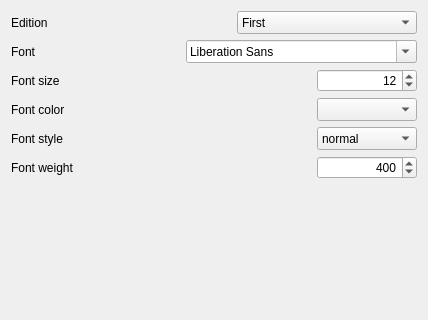
<?xml version="1.0" encoding="UTF-8"?>
<ui version="4.0">
 <class>ConfigWindow</class>
 <widget class="QWidget" name="ConfigWindow">
  <property name="geometry">
   <rect>
    <x>0</x>
    <y>0</y>
    <width>428</width>
    <height>320</height>
   </rect>
  </property>
  <property name="windowTitle">
   <string notr="true">Configuration Window</string>
  </property>
  <layout class="QVBoxLayout" name="verticalLayout">
   <item>
    <layout class="QHBoxLayout" name="layout_edition">
     <item>
      <widget class="QLabel" name="label_edition">
       <property name="minimumSize">
        <size>
         <width>80</width>
         <height>23</height>
        </size>
       </property>
       <property name="text">
        <string>Edition</string>
       </property>
      </widget>
     </item>
     <item>
      <spacer name="horizontalSpacer_6">
       <property name="orientation">
        <enum>Qt::Horizontal</enum>
       </property>
       <property name="sizeHint" stdset="0">
        <size>
         <width>40</width>
         <height>20</height>
        </size>
       </property>
      </spacer>
     </item>
     <item>
      <widget class="QComboBox" name="comboBox_edition">
       <property name="sizePolicy">
        <sizepolicy hsizetype="Expanding" vsizetype="Fixed">
         <horstretch>0</horstretch>
         <verstretch>0</verstretch>
        </sizepolicy>
       </property>
       <property name="minimumSize">
        <size>
         <width>180</width>
         <height>23</height>
        </size>
       </property>
       <item>
        <property name="text">
         <string>First</string>
        </property>
       </item>
       <item>
        <property name="text">
         <string>Second</string>
        </property>
       </item>
       <item>
        <property name="text">
         <string>Third</string>
        </property>
       </item>
       <item>
        <property name="text">
         <string>Fouth</string>
        </property>
       </item>
      </widget>
     </item>
    </layout>
   </item>
   <item>
    <layout class="QHBoxLayout" name="layout_font">
     <item>
      <widget class="QLabel" name="label_font">
       <property name="minimumSize">
        <size>
         <width>80</width>
         <height>23</height>
        </size>
       </property>
       <property name="text">
        <string>Font</string>
       </property>
      </widget>
     </item>
     <item>
      <spacer name="horizontalSpacer">
       <property name="orientation">
        <enum>Qt::Horizontal</enum>
       </property>
       <property name="sizeHint" stdset="0">
        <size>
         <width>40</width>
         <height>20</height>
        </size>
       </property>
      </spacer>
     </item>
     <item>
      <widget class="QFontComboBox" name="fontComboBox_font">
       <property name="sizePolicy">
        <sizepolicy hsizetype="Expanding" vsizetype="Fixed">
         <horstretch>0</horstretch>
         <verstretch>0</verstretch>
        </sizepolicy>
       </property>
       <property name="minimumSize">
        <size>
         <width>180</width>
         <height>23</height>
        </size>
       </property>
      </widget>
     </item>
    </layout>
   </item>
   <item>
    <layout class="QHBoxLayout" name="layout_fontSize">
     <item>
      <widget class="QLabel" name="label_fontSize">
       <property name="minimumSize">
        <size>
         <width>80</width>
         <height>23</height>
        </size>
       </property>
       <property name="text">
        <string>Font size</string>
       </property>
      </widget>
     </item>
     <item>
      <spacer name="horizontalSpacer_2">
       <property name="orientation">
        <enum>Qt::Horizontal</enum>
       </property>
       <property name="sizeHint" stdset="0">
        <size>
         <width>40</width>
         <height>20</height>
        </size>
       </property>
      </spacer>
     </item>
     <item>
      <widget class="QSpinBox" name="spinBox_fontSize">
       <property name="sizePolicy">
        <sizepolicy hsizetype="Preferred" vsizetype="Fixed">
         <horstretch>0</horstretch>
         <verstretch>0</verstretch>
        </sizepolicy>
       </property>
       <property name="minimumSize">
        <size>
         <width>100</width>
         <height>23</height>
        </size>
       </property>
       <property name="alignment">
        <set>Qt::AlignRight|Qt::AlignTrailing|Qt::AlignVCenter</set>
       </property>
       <property name="minimum">
        <number>7</number>
       </property>
       <property name="maximum">
        <number>48</number>
       </property>
       <property name="value">
        <number>12</number>
       </property>
      </widget>
     </item>
    </layout>
   </item>
   <item>
    <layout class="QHBoxLayout" name="layout_fontColor">
     <item>
      <widget class="QLabel" name="label_fontColor">
       <property name="minimumSize">
        <size>
         <width>80</width>
         <height>23</height>
        </size>
       </property>
       <property name="text">
        <string>Font color</string>
       </property>
      </widget>
     </item>
     <item>
      <spacer name="horizontalSpacer_3">
       <property name="orientation">
        <enum>Qt::Horizontal</enum>
       </property>
       <property name="sizeHint" stdset="0">
        <size>
         <width>40</width>
         <height>20</height>
        </size>
       </property>
      </spacer>
     </item>
     <item>
      <widget class="KColorCombo" name="kcolorcombo_fontColor">
       <property name="sizePolicy">
        <sizepolicy hsizetype="Preferred" vsizetype="Fixed">
         <horstretch>0</horstretch>
         <verstretch>0</verstretch>
        </sizepolicy>
       </property>
       <property name="minimumSize">
        <size>
         <width>100</width>
         <height>23</height>
        </size>
       </property>
      </widget>
     </item>
    </layout>
   </item>
   <item>
    <layout class="QHBoxLayout" name="layout_fontStyle">
     <item>
      <widget class="QLabel" name="label_fontStyle">
       <property name="minimumSize">
        <size>
         <width>80</width>
         <height>23</height>
        </size>
       </property>
       <property name="text">
        <string>Font style</string>
       </property>
      </widget>
     </item>
     <item>
      <spacer name="horizontalSpacer_4">
       <property name="orientation">
        <enum>Qt::Horizontal</enum>
       </property>
       <property name="sizeHint" stdset="0">
        <size>
         <width>40</width>
         <height>20</height>
        </size>
       </property>
      </spacer>
     </item>
     <item>
      <widget class="QComboBox" name="comboBox_fontStyle">
       <property name="sizePolicy">
        <sizepolicy hsizetype="Preferred" vsizetype="Fixed">
         <horstretch>0</horstretch>
         <verstretch>0</verstretch>
        </sizepolicy>
       </property>
       <property name="minimumSize">
        <size>
         <width>100</width>
         <height>23</height>
        </size>
       </property>
       <item>
        <property name="text">
         <string>normal</string>
        </property>
       </item>
       <item>
        <property name="text">
         <string>italic</string>
        </property>
       </item>
      </widget>
     </item>
    </layout>
   </item>
   <item>
    <layout class="QHBoxLayout" name="layout_fontWeight">
     <item>
      <widget class="QLabel" name="label_fontWeight">
       <property name="minimumSize">
        <size>
         <width>80</width>
         <height>23</height>
        </size>
       </property>
       <property name="text">
        <string>Font weight</string>
       </property>
      </widget>
     </item>
     <item>
      <spacer name="horizontalSpacer_5">
       <property name="orientation">
        <enum>Qt::Horizontal</enum>
       </property>
       <property name="sizeHint" stdset="0">
        <size>
         <width>40</width>
         <height>20</height>
        </size>
       </property>
      </spacer>
     </item>
     <item>
      <widget class="QSpinBox" name="spinBox_fontWeight">
       <property name="sizePolicy">
        <sizepolicy hsizetype="Preferred" vsizetype="Fixed">
         <horstretch>0</horstretch>
         <verstretch>0</verstretch>
        </sizepolicy>
       </property>
       <property name="minimumSize">
        <size>
         <width>100</width>
         <height>23</height>
        </size>
       </property>
       <property name="alignment">
        <set>Qt::AlignRight|Qt::AlignTrailing|Qt::AlignVCenter</set>
       </property>
       <property name="minimum">
        <number>300</number>
       </property>
       <property name="maximum">
        <number>600</number>
       </property>
       <property name="singleStep">
        <number>50</number>
       </property>
       <property name="value">
        <number>400</number>
       </property>
      </widget>
     </item>
    </layout>
   </item>
   <item>
    <spacer name="verticalSpacer">
     <property name="orientation">
      <enum>Qt::Vertical</enum>
     </property>
     <property name="sizeHint" stdset="0">
      <size>
       <width>20</width>
       <height>40</height>
      </size>
     </property>
    </spacer>
   </item>
  </layout>
 </widget>
 <customwidgets>
  <customwidget>
   <class>KColorCombo</class>
   <extends>QComboBox</extends>
   <header>kcolorcombo.h</header>
  </customwidget>
 </customwidgets>
 <resources/>
 <connections/>
</ui>
